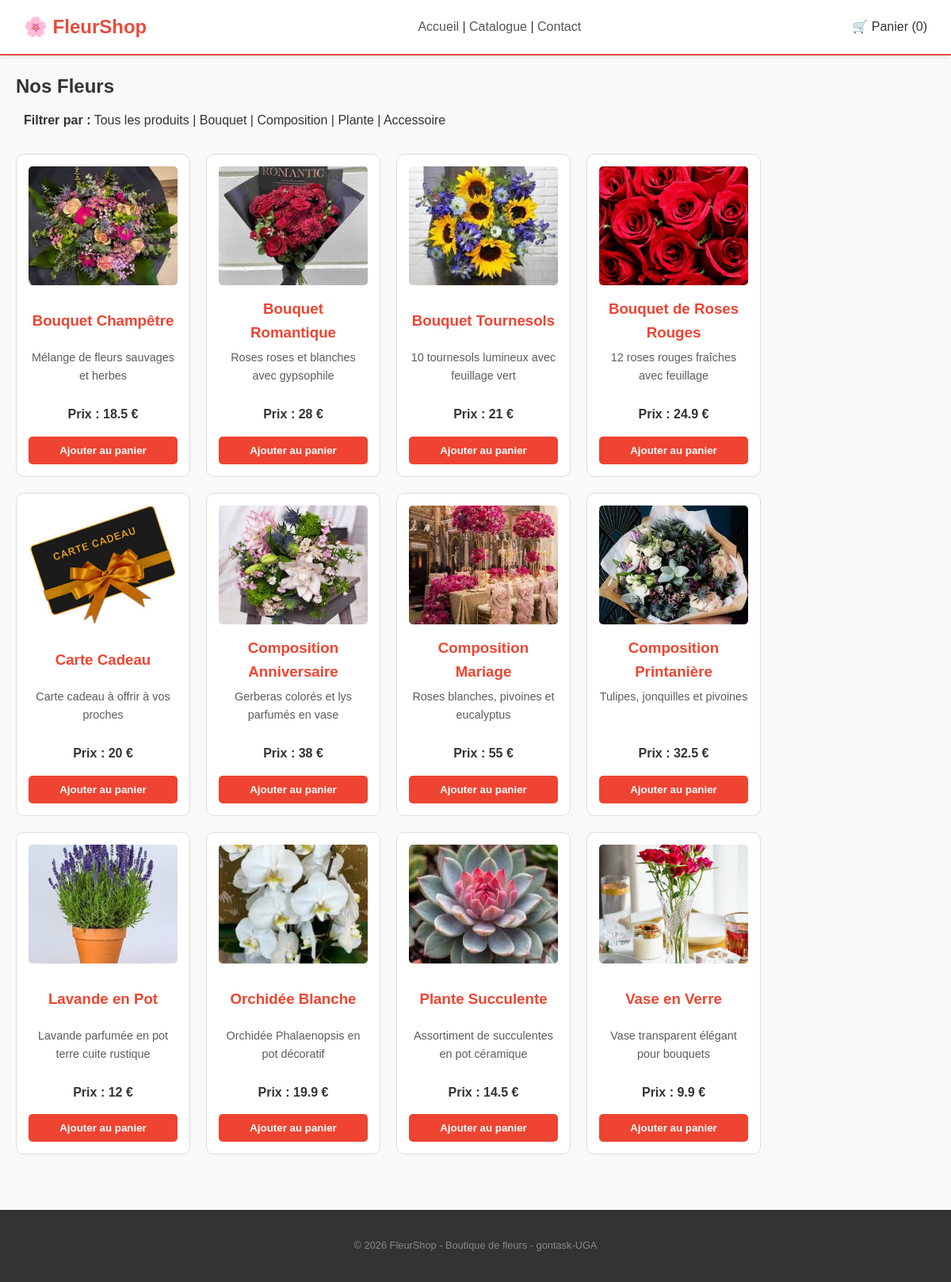
The page /catalogue.php on the database its author committed.
### tables this page shows
CREATE TABLE produits (
	                id INTEGER PRIMARY KEY AUTOINCREMENT,
	                nom TEXT NOT NULL,
	                description TEXT,
	                prix REAL NOT NULL,
	                categorie TEXT NOT NULL,
	                image TEXT,
	                stock INTEGER DEFAULT 10, 
	                date_creation DATETIME DEFAULT CURRENT_TIMESTAMP
          );

### includes/panier.php (called while the page is built, shortened)
<?php
function compter_articles() {
    $total_articles = 0;
    return $total_articles;
}
?>

### catalogue.php (the view, shortened to what this page needs)
<?php
include 'includes/panier.php';
if (isset($_GET['categorie'])) {
    $categorie = $_GET['categorie'];
} else {
    $categorie = 'tous';
}
if ($categorie == 'tous') {
    $requete = $pdo->query("SELECT * FROM produits ORDER BY nom");
} else {
    $requete = $pdo->prepare("SELECT * FROM produits WHERE categorie = ?");
    $requete->execute(array($categorie));
}
$produits = $requete->fetchAll(PDO::FETCH_ASSOC);
$req_cat = $pdo->query("SELECT DISTINCT categorie FROM produits");
$categories = $req_cat->fetchAll(PDO::FETCH_ASSOC);
?>
<!DOCTYPE html>
<html lang="fr">
<head>
    <link rel="stylesheet" href="css/style.css">
</head>
<body>
    <header>
        <h1>🌸 FleurShop</h1>
        <nav>
            <a href="index.php">Accueil</a> |
            <a href="catalogue.php">Catalogue</a> |
            <a href="contact.php">Contact</a>
        </nav>
        <div style="float: right;">
            <a href="panier.php">🛒 Panier (<?php echo compter_articles(); ?>)</a>
        </div>
    </header>
    <main style="padding: 20px;">
        <h2>Nos Fleurs</h2>
        <div style="margin-bottom: 20px; background: #f9f9f9; padding: 10px;">
            <strong>Filtrer par :</strong>
            <a href="catalogue.php?categorie=tous">Tous les produits</a>
            <?php foreach ($categories as $c): ?>
                | <a href="catalogue.php?categorie=<?php echo $c['categorie']; ?>">
                    <?php echo ucfirst($c['categorie']); ?>
                </a>
            <?php endforeach; ?>
        </div>
    <div style="display: flex; flex-wrap: wrap; gap: 20px;">
        <?php foreach ($produits as $p): ?>
           <div style="border: 1px solid #ddd; padding: 15px; width: 220px; border-radius: 10px; background: white; text-align: center; display: flex; flex-direction: column; justify-content: space-between;">
    <img src="images/<?php echo $p['image']; ?>" alt="<?php echo $p['nom']; ?>" style="width: 100%; height: 150px; object-fit: cover; border-radius: 5px; margin-bottom: 10px;">
    <h3 style="color: #ee4431; margin: 10px 0; height: 50px; overflow: hidden; display: flex; align-items: center; justify-content: center;">
        <?php echo $p['nom']; ?>
    </h3>
    <p style="font-size: 0.9em; color: #5c5c5c; height: 60px; overflow: hidden; margin-bottom: 10px;">
        <?php echo $p['description']; ?>
    </p>
    <p style="margin-bottom: 15px;"><strong>Prix : <?php echo $p['prix']; ?> €</strong></p>
    <form method="POST" action="ajouter_panier.php" style="margin-top: auto;">
        <button type="submit" style="background: #ee4431; color: white; border: none; padding: 10px; cursor: pointer; width: 100%; border-radius: 5px; font-weight: bold;">
            Ajouter au panier
        </button>
    </form>
</div>
            <?php endforeach; ?>
        </div>
    </main>
    <footer style="margin-top: 50px; text-align: center; font-size: 0.8em; color: #888;">
        <p>&copy; 2026 FleurShop - Boutique de fleurs - gontask-UGA</p>
    </footer>
</body>
</html>

### css/style.css (style rules this page uses)
* { margin: 0; padding: 0; box-sizing: border-box; }
body { font-family: Arial, sans-serif; background-color: #f9f9f9; color: #333; line-height: 1.6; }
a { text-decoration: none; color: inherit; }
header { background-color: #fff; border-bottom: 2px solid #e74c3c; padding: 15px 30px; display: flex; justify-content: space-between; align-items: center; position: sticky; top: 0; z-index: 100; box-shadow: 0 2px 5px rgba(0,0,0,0.1); }
header h1 { font-size: 1.5rem; color: #e74c3c; }
nav a { color: #555; font-weight: 500; transition: color 0.3s; }
footer { background-color: #333; color: #ccc; padding: 30px; text-align: center; margin-top: 50px; }
footer p { margin: 5px 0; }

### rows shown on the page
produits: image (picture), nom "Bouquet Champêtre", description "Mélange de fleurs sauvages et herbes", prix "18.5"
produits: image (picture), nom "Bouquet Romantique", description "Roses roses et blanches avec gypsophile", prix "28"
produits: image (picture), nom "Bouquet Tournesols", description "10 tournesols lumineux avec feuillage vert", prix "21"
produits: image (picture), nom "Bouquet de Roses Rouges", description "12 roses rouges fraîches avec feuillage", prix "24.9"
produits: image (picture), nom "Carte Cadeau", description "Carte cadeau à offrir à vos proches", prix "20"
produits: image (picture), nom "Composition Anniversaire", description "Gerberas colorés et lys parfumés en vase", prix "38"
produits: image (picture), nom "Composition Mariage", description "Roses blanches, pivoines et eucalyptus", prix "55"
produits: image (picture), nom "Composition Printanière", description "Tulipes, jonquilles et pivoines", prix "32.5"
produits: image (picture), nom "Lavande en Pot", description "Lavande parfumée en pot terre cuite rustique", prix "12"
produits: image (picture), nom "Orchidée Blanche", description "Orchidée Phalaenopsis en pot décoratif", prix "19.9"
produits: image (picture), nom "Plante Succulente", description "Assortiment de succulentes en pot céramique", prix "14.5"
produits: image (picture), nom "Vase en Verre", description "Vase transparent élégant pour bouquets", prix "9.9"

### other values the page prints
compter_articles() "0"
$c['categorie'] "Bouquet"
$c['categorie'] "Composition"
$c['categorie'] "Plante"
$c['categorie'] "Accessoire"
